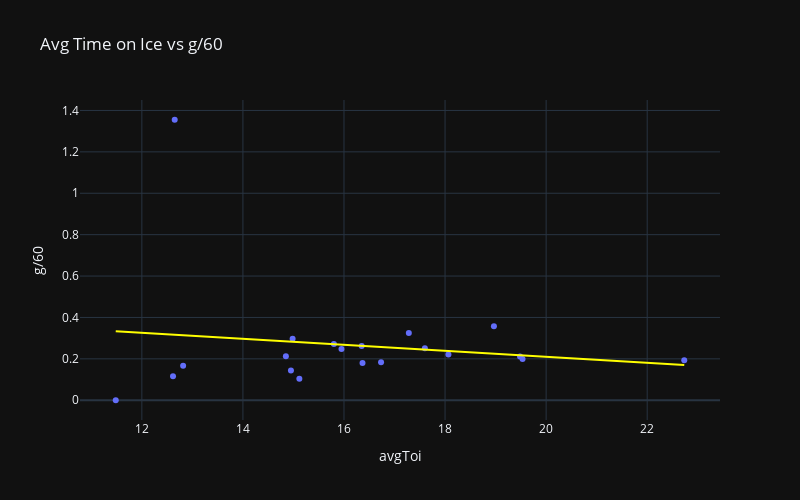

Notebook code for this chart:
### Markdown cell above
The below text is copy-pasted from my forward breakout candidates ontebook, but leaving it in for now:

Curious what goal/assist/point scoring rates are for these players vs their average ice time.

Lets also adjust for avgToi. The x/60 metric looks at x metric divided by total ice time. But dividing by avgToi gives us more info.

For example, Player A and Player B may both have 0.5 g/60. Lets say both Player A and Player B have 5 goals for a total of 600 min played. Howver, Player A may have 60 games played for an avgToi of 10 minutes per game, while Player B has 30 games played for an avgToi of 20 minutes per game. They both scored the same amount of goals in the same amount of total ice time. However, my interpretation is that Player B was given more slack by the coach (20 minutes per game instead of just 10) while Player A had much less room for error. The difference in number of games could be due to injury or AHL call-ups. If two players have the same per/60 stats, I want to rank players who had less room for error higher than players who had more room for error. This is because I want to idenitfy players who could post increased stats (i.e. breakout) if they are given more ice time. Young players who can deliver under scrutiny and limited ice time are should be well-positioned to blossom given more leeway.

Thus, I divide the metrics by avgToi to create an adjusted metric. I then produce a ranking of the players based on that specific adjusted metric. I will do this for all metrics and then add up the rankings per player. The players with the lowest rank sums, should be the best all around scorer within the criteria of this subset of players adjusted for ice time.

### Code cell
metric = "g/60"
fig = px.scatter(
    subset,
    x="avgToi",
    y=metric,
    hover_name="playerName",
    hover_data=["goals", "assists", "points", "gamesPlayed", "team", "age", "capHit"],
    width=800,
    height=500,
    title=f"Avg Time on Ice vs {metric}",
    trendline="ols",
    trendline_color_override="yellow",
)
fig.show()
subset.loc[:, f"{metric}_adj"] = subset[metric] / subset["avgToi"]
subset.loc[:, f"{metric}_adj_rank"] = subset[f"{metric}_adj"].rank(ascending=False, method='first').astype(int)

### Figure 1 — Plotly figure (JSON) as saved in the notebook; plotly's stock layout.template omitted (floating-point values rounded to 4 significant figures)
{"data": [{"customdata": [[2, 3, 5, 39, ["Pittsburgh Penguins"], 27, 775000], [0, 2, 2, 41, ["Colorado Avalanche"], 26, 775000], [2, 11, 13, 76, ["Edmonton Oilers"], 24, 950000], [4, 9, 13, 56, ["Anaheim Ducks"], 23, 925000], [2, 11, 13, 56, ["Montréal Canadiens"], 23, 867500], [3, 6, 9, 61, ["Detroit Red Wings"], 23, 775000], [3, 1, 4, 32, ["Chicago Blackhawks"], 23, 775000], [2, 7, 9, 30, ["San Jose Sharks"], 22, 894167], [5, 28, 33, 77, ["Boston Bruins"], 23, 925000], [1, 5, 6, 14, ["Carolina Hurricanes"], 22, 916667], [7, 13, 20, 62, ["Anaheim Ducks"], 21, 844167], [5, 20, 25, 73, ["Seattle Kraken"], 23, 897500], [4, 4, 8, 14, ["New Jersey Devils"], 20, 950000], [6, 60, 66, 82, ["Montréal Canadiens"], 20, 950000], [5, 14, 19, 68, ["Anaheim Ducks"], 21, 918333], [2, 2, 4, 27, ["New Jersey Devils"], 20, 918333], [1, 2, 3, 28, ["Vancouver Canucks"], 20, 870000], [5, 10, 15, 76, ["Colorado Avalanche"], 26, 850000], [4, 14, 18, 76, ["Florida Panthers"], 28, 850000], [1, 3, 4, 41, ["Ottawa Senators"], 26, 775000]], "hovertemplate": "<b>%{hovertext}</b><br><br>avgToi=%{x}<br>g/60=%{y}<br>goals=%{customdata[0]}<br>assists=%{customdata[1]}<br>points=%{customdata[2]}<br>gamesPlayed=%{customdata[3]}<br>team=%{customdata[4]}<br>age=%{customdata[5]}<br>capHit=%{customdata[6]}<extra></extra>", "hovertext": ["Ryan Shea", "Keaton Middleton", "Ty Emberson", "Drew Helleson", "Jayden Struble", "Albert Johansson", "Louis Crevier", "Shakir Mukhamadullin", "Mason Lohrei", "Scott Morrow", "Olen Zellweger", "Ryker Evans", "Seamus Casey", "Lane Hutson", "Pavel Mintyukov", "Simon Nemec", "Elias Pettersson", "Sam Malinski", "Uvis Balinskis", "Nikolas Matinpalo"], "legendgroup": "", "marker": {"color": "#636efa", "symbol": "circle"}, "mode": "markers", "name": "", "orientation": "v", "showlegend": false, "type": "scatter", "x": [16.73, 11.48, 15.12, 16.35, 14.95, 16.37, 17.28, 18.07, 19.53, 15.8, 18.97, 19.48, 12.65, 22.73, 17.6, 14.98, 12.82, 15.95, 14.85, 12.62], "xaxis": "x", "y": [0.1839, 0.0, 0.1045, 0.2621, 0.1433, 0.1803, 0.3255, 0.2214, 0.1995, 0.2712, 0.3572, 0.2109, 1.355, 0.1931, 0.2507, 0.2966, 0.1672, 0.2475, 0.2127, 0.116], "yaxis": "y"}, {"hovertemplate": "<b>OLS trendline</b><br>g/60 = -0.0145226 * avgToi + 0.50044<br>R<sup>2</sup>=0.022167<br><br>avgToi=%{x}<br>g/60=%{y} <b>(trend)</b><extra></extra>", "legendgroup": "", "line": {"color": "yellow"}, "marker": {"color": "#636efa", "symbol": "circle"}, "mode": "lines", "name": "", "showlegend": false, "type": "scatter", "x": [11.48, 12.62, 12.65, 12.82, 14.85, 14.95, 14.98, 15.12, 15.8, 15.95, 16.35, 16.37, 16.73, 17.28, 17.6, 18.07, 18.97, 19.48, 19.53, 22.73], "xaxis": "x", "y": [0.3337, 0.3172, 0.3167, 0.3143, 0.2848, 0.2833, 0.2828, 0.2809, 0.271, 0.2688, 0.263, 0.2628, 0.2574, 0.2494, 0.2448, 0.2381, 0.225, 0.2175, 0.2168, 0.1703], "yaxis": "y"}], "layout": {"height": 500, "legend": {"tracegroupgap": 0}, "title": {"text": "Avg Time on Ice vs g/60"}, "width": 800, "xaxis": {"anchor": "y", "domain": [0, 1], "title": {"text": "avgToi"}}, "yaxis": {"anchor": "x", "domain": [0, 1], "title": {"text": "g/60"}}}}
